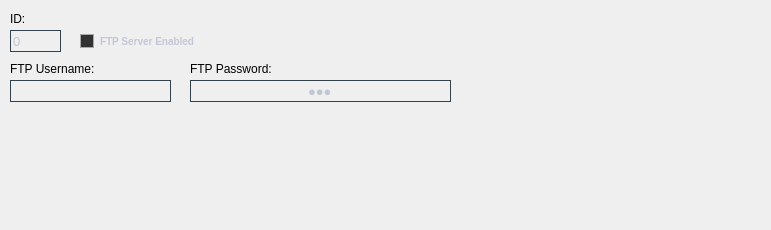
            <widget class="QWidget" name="page_ftp_general_settings">
             <property name="geometry">
              <rect>
               <x>0</x>
               <y>0</y>
               <width>771</width>
               <height>230</height>
              </rect>
             </property>
             <attribute name="label">
              <string>General Settings</string>
             </attribute>
             <widget class="QLabel" name="lbl_ftp_id">
              <property name="geometry">
               <rect>
                <x>10</x>
                <y>10</y>
                <width>51</width>
                <height>18</height>
               </rect>
              </property>
              <property name="font">
               <font>
                <family>Arial</family>
               </font>
              </property>
              <property name="text">
               <string>ID:</string>
              </property>
             </widget>
             <widget class="QCheckBox" name="chk_ftp_enable">
              <property name="geometry">
               <rect>
                <x>80</x>
                <y>30</y>
                <width>161</width>
                <height>22</height>
               </rect>
              </property>
              <property name="font">
               <font>
                <family>Arial</family>
                <pointsize>-1</pointsize>
                <weight>75</weight>
                <bold>true</bold>
               </font>
              </property>
              <property name="styleSheet">
               <string notr="true">
/*-----QCheckBox-----*/
QCheckBox
{
	background-color: transparent;
	color: #c2c7d5;
	font-size: 10px;
	font-weight: bold;
	border: none;
	border-radius: 5px;

}


/*-----QCheckBox-----*/
QCheckBox::indicator
{
    color: #b1b1b1;
    background-color: #323232;
    border: 1px solid darkgray;
    width: 12px;
    height: 12px;

}


QCheckBox::indicator:checked
{
    image:url(&quot;./ressources/check.png&quot;);
	background-color:  rgb(170, 255, 127);
    border: 1px solid rgb(170, 255, 127);

}

QCheckBox::indicator:unchecked
{
    image:url(&quot;./ressources/check.png&quot;);
	background-color: rgb(255, 116, 116);
    border: 1px solid rgb(255, 116, 116);

}



</string>
              </property>
              <property name="text">
               <string>FTP Server Enabled</string>
              </property>
             </widget>
             <widget class="QLabel" name="lbl_ftp_username">
              <property name="geometry">
               <rect>
                <x>10</x>
                <y>60</y>
                <width>161</width>
                <height>18</height>
               </rect>
              </property>
              <property name="font">
               <font>
                <family>Arial</family>
               </font>
              </property>
              <property name="text">
               <string>FTP Username:</string>
              </property>
             </widget>
             <widget class="QLineEdit" name="txt_ftp_username">
              <property name="geometry">
               <rect>
                <x>10</x>
                <y>80</y>
                <width>161</width>
                <height>22</height>
               </rect>
              </property>
              <property name="font">
               <font>
                <family>Arial</family>
                <pointsize>-1</pointsize>
               </font>
              </property>
              <property name="styleSheet">
               <string notr="true">QLineEdit
{
	background-color: transparent;
	color: #c2c7d5;
	font-size: 13px;
 border: 1px solid #32414B;
}</string>
              </property>
              <property name="alignment">
               <set>Qt::AlignLeading|Qt::AlignLeft|Qt::AlignVCenter</set>
              </property>
             </widget>
             <widget class="QLabel" name="lbl_ftp_password">
              <property name="geometry">
               <rect>
                <x>190</x>
                <y>60</y>
                <width>261</width>
                <height>18</height>
               </rect>
              </property>
              <property name="font">
               <font>
                <family>Arial</family>
               </font>
              </property>
              <property name="text">
               <string>FTP Password:</string>
              </property>
             </widget>
             <widget class="QLineEdit" name="txt_ftp_password">
              <property name="geometry">
               <rect>
                <x>190</x>
                <y>80</y>
                <width>261</width>
                <height>22</height>
               </rect>
              </property>
              <property name="font">
               <font>
                <family>Arial</family>
                <pointsize>-1</pointsize>
               </font>
              </property>
              <property name="styleSheet">
               <string notr="true">QLineEdit
{
	background-color: transparent;
	color: #c2c7d5;
	font-size: 13px;
 border: 1px solid #32414B;
}</string>
              </property>
              <property name="text">
               <string>aaa</string>
              </property>
              <property name="echoMode">
               <enum>QLineEdit::PasswordEchoOnEdit</enum>
              </property>
              <property name="alignment">
               <set>Qt::AlignCenter</set>
              </property>
             </widget>
             <widget class="QSpinBox" name="nbr_ftp_id">
              <property name="enabled">
               <bool>false</bool>
              </property>
              <property name="geometry">
               <rect>
                <x>10</x>
                <y>30</y>
                <width>51</width>
                <height>22</height>
               </rect>
              </property>
              <property name="font">
               <font>
                <family>Arial</family>
                <pointsize>-1</pointsize>
               </font>
              </property>
              <property name="styleSheet">
               <string notr="true">QSpinBox
{
	background-color: transparent;
	color: #c2c7d5;
	font-size: 13px;
 border: 1px solid #32414B;
}</string>
              </property>
              <property name="maximum">
               <number>69000</number>
              </property>
              <property name="value">
               <number>0</number>
              </property>
             </widget>
            </widget>
